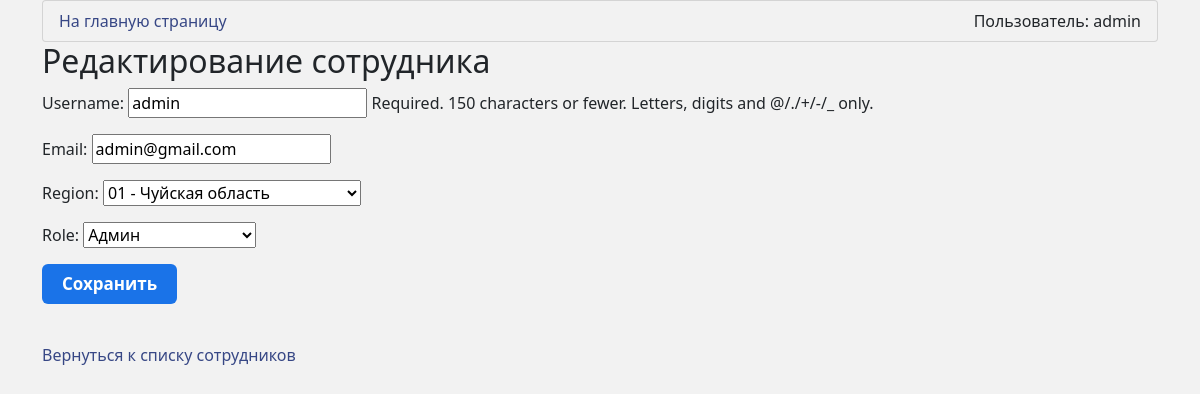
/DAL/user_edit/1/, run on the app's committed database.
### DAL/models.py (models this page shows)
class User(AbstractUser):
    email = models.EmailField(unique=True)  # Сделайте поле email уникальным
    region = models.ForeignKey(Region, on_delete=models.SET_NULL, null=True, blank=True)
    role = models.ForeignKey(Role, on_delete=models.SET_NULL, null=True)
    class Meta:
        verbose_name = 'Сотрудник'
        verbose_name_plural = 'Сотрудники'
    def __str__(self):
        return self.username

### DAL/views.py (the view)
# urls.py: path('user_edit/<int:pk>/', views.UserUpdateView.as_view(), name='user_edit'),
class UserUpdateView(UpdateView):
    model = User
    form_class = UserEditForm
    template_name = 'registration/user_edit.html'
    success_url = reverse_lazy('user_list')

### DAL/forms.py
class UserEditForm(forms.ModelForm):
    class Meta:
        model = User
        fields = ['username', 'email', 'region', 'role']

### DAL/models.py (called while the page is built)
    def __str__(self):
        return self.name

    def __str__(self):
        return self.name

### DAL/templates/registration/user_edit.html (shortened to what this page needs)
{% extends 'base.html' %}
{% block content %}
  <h2>Редактирование сотрудника</h2>
  <form method="post">
    {{ form.as_p }}
    <button class="btn">Сохранить</button>
  </form>
  <br>
  <a href="{% url 'user_list' %}">Вернуться к списку сотрудников</a>
{% endblock %}

### DAL/templates/base.html (shortened to what this page needs)
{% load static %}
<!DOCTYPE html>
<html lang="en">
<head>
    <link href="https://cdn.jsdelivr.net/npm/bootstrap@5.0.2/dist/css/bootstrap.min.css" rel="stylesheet">
    <link rel="stylesheet" href="{% static 'users/css/main.css' %}">
</head>
<body class="container">
<ul class="list-group">
    <li class="list-group-item">
        <div class="d-flex justify-content-between align-items-center">
                <span><a href="{% url 'home' %}">На главную страницу</a></span>
                Пользователь: {{ user }}
        </div>
    </li>
</ul>
{% block content %}
{% endblock %}
</body>
</html>

### DAL/static/users/css/main.css (style rules this page uses)
a { color: #374785; text-decoration: none; transition: color 0.2s, font-size 0.3s; }
body { background-color: #F2F2F2; }
body.container { background-color: #F2F2F2; }
body.container .list-group { background-color: #F2F2F2; }
body.container .list-group li { background-color: #F2F2F2; }
.btn { display: inline-block; box-sizing: border-box; padding: 0 20px; margin: 0 15px 15px 0; outline: none; border: none; border-radius: 6px; height: 40px; line-height: 40px; font-size: 17px; font-weight: 600; text-decoration: none; color: #fff; background-color: #1a73e8; cursor: pointer; user-select: none; appearance: none; touch-action: manipulation; }

### data on the page
User: username "admin", email "admin@gmail.com", region "01 - Чуйская область", role "Админ"
